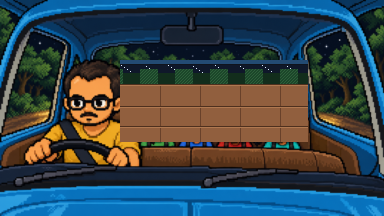
#> input picture scratch/cabin_cleaned.png, 384 x 216 px, found by its file name
$ python draw_students_v3.py
#> lines starting #> are read from the running program, lines starting #| are printed output that depends on the picture
from PIL import Image
import math

W,H=384,216
INK=(12,15,28,255)
SEAT_MID=(145,95,62,255)
SEAT_DARK=(100,62,40,255)
SEAT_LIGHT=(175,118,82,255)
G_FRAME=(22,26,42,255)
G_LENS=(160,215,245,255)

SKIN=dict(
    tavares=(195,135,90,255),fabio=(238,190,148,255),sabia=(232,175,128,255),
    marcos=(118,74,46,255),martins=(245,212,180,255),yasmin=(248,226,212,255),
    pedro=(225,172,128,255),matias=(208,150,106,255),messias=(202,145,100,255))

SHIRT=dict(
    tavares=((32,175,175,255),(20,125,130,255)),
    fabio=((205,48,58,255),(155,32,42,255)),
    sabia=((190,82,148,255),(145,58,115,255)),
    marcos=((45,168,92,255),(30,118,65,255)),
    martins=((98,122,155,255),(72,92,125,255)),
    yasmin=((152,65,188,255),(112,45,145,255)),
    pedro=((215,122,40,255),(168,92,28,255)),
    matias=((45,128,235,255),(30,92,182,255)),
    messias=((198,175,45,255),(152,132,32,255)))

HAIR=dict(
    tavares=((30,20,16,255),(72,48,36,255)),
    fabio=((55,36,22,255),(115,75,48,255)),
    sabia=((40,26,18,255),(85,56,38,255)),
    marcos=((16,14,16,255),(40,34,40,255)),
    martins=((50,36,26,255),(102,76,52,255)),
    yasmin=((12,10,16,255),(35,28,42,255)),
    pedro=((48,30,18,255),(102,65,40,255)),
    matias=((33,24,24,255),(75,58,50,255)),
    messias=((26,18,14,255),(58,42,34,255)))

def disk(img,cx,cy,rx,ry,col):
    p=img.load()
    for dy in range(-ry,ry+1):
        y=cy+dy
        if not(0<=y<H):continue
        frac=dy/max(1,ry)
        rxi=int(rx*(1.0-frac*frac)**0.5+0.5)
        for dx in range(-rxi,rxi+1):
            x=cx+dx
            if 0<=x<W:p[x,y]=col

def rc(img,x,y,w,h,col):
    p=img.load()
    for yy in range(max(0,y),min(H,y+h)):
        for xx in range(max(0,x),min(W,x+w)):p[xx,yy]=col

def pt(img,x,y,col):
    if 0<=x<W and 0<=y<H:img.load()[x,y]=col

def hair_curly(img,cx,cy,rx,ry,d,l):
    disk(img,cx,cy,rx,ry,d)
    for i in range(10):
        a=math.pi+(math.pi/9)*i
        bx=int(cx+(rx-1)*math.cos(a))
        by=int(cy+(ry-1)*math.sin(a))
        disk(img,bx,by,3,3,l)
        disk(img,bx,by,2,2,d)

def hair_afro(img,cx,cy,rx,ry,d,l):
    disk(img,cx,cy-2,rx,ry,d)
    for i in range(8):
        a=math.pi+(math.pi/7)*i
        bx=int(cx+rx*math.cos(a))
        by=int(cy+(ry-1)*math.sin(a))
        disk(img,bx,by,3,3,l)
        disk(img,bx,by,1,1,d)
    for i in range(5):
        bx=cx-6+i*3;by=cy-ry+1
        disk(img,bx,by,3,2,l)
        disk(img,bx,by,2,1,d)

def hair_side(img,cx,cy,rx,ry,d,l):
    disk(img,cx,cy-1,rx,ry,d)
    rc(img,cx-rx,cy-ry,rx+4,5,l)
    rc(img,cx-rx,cy-ry,2,ry+3,d)
    pt(img,cx-rx+2,cy-ry+5,INK)

def hair_bangs(img,cx,cy,rx,ry,d,l):
    disk(img,cx,cy+1,rx,ry,d)
    rc(img,cx-rx,cy-ry+1,rx*2+1,7,d)
    rc(img,cx-rx+2,cy-ry+1,rx*2-3,2,l)
    rc(img,cx-rx,cy-ry+1,rx*2+1,2,d)

def hair_buzz(img,cx,cy,rx,d,l):
    disk(img,cx,cy-1,rx,5,d)
    rc(img,cx-rx+2,cy-4,rx*2-3,2,l)

def hair_cpart(img,cx,cy,rx,ry,d,l):
    disk(img,cx,cy-1,rx,ry,d)
    rc(img,cx-rx+1,cy-ry,rx-2,6,l)
    rc(img,cx+2,cy-ry,rx-2,6,l)
    rc(img,cx-1,cy-ry-1,3,ry+3,d)
    rc(img,cx-rx,cy-1,3,9,d)
    rc(img,cx+rx-2,cy-1,3,9,d)

def face(img,cx,cy,sk,mc=(195,90,85,255)):
    disk(img,cx,cy,8,9,INK)
    disk(img,cx,cy,7,8,sk)
    # eye shadow / depth
    pt(img,cx-3,cy-1,INK)
    pt(img,cx+2,cy-1,INK)
    # eye shine
    pt(img,cx-2,cy-2,(245,245,255,255))
    pt(img,cx+3,cy-2,(245,245,255,255))
    # nose bridge
    pt(img,cx,cy+2,(int(sk[0]*0.85),int(sk[1]*0.85),int(sk[2]*0.85),255))
    # mouth
    rc(img,cx-2,cy+4,5,2,mc)
    pt(img,cx-1,cy+5,(int(mc[0]*0.75),int(mc[1]*0.75),int(mc[2]*0.75),255))
    pt(img,cx+1,cy+5,(int(mc[0]*0.75),int(mc[1]*0.75),int(mc[2]*0.75),255))

def gls(img,cx,cy):
    rc(img,cx-6,cy-2,5,4,G_FRAME)
    rc(img,cx+1,cy-2,5,4,G_FRAME)
    for dx in(-5,-4,-3,2,3,4):
        p=img.load();p[cx+dx,cy-1]=G_LENS
        p[cx+dx,cy]=G_LENS
    pt(img,cx-1,cy-1,G_FRAME)
    pt(img,cx,cy-1,G_FRAME)

def body(img,cx,cy,w,h,sl,sd):
    rc(img,cx-w//2,cy,w,h//2+1,sl)
    rc(img,cx-w//2,cy+h//2,w,h-h//2,sd)
    # collar highlight
    rc(img,cx-w//2+1,cy,w-2,2,(min(255,sl[0]+40),min(255,sl[1]+40),min(255,sl[2]+40),255))

def beard(img,cx,cy):
    b=(20,14,10,255)
    rc(img,cx-4,cy+2,9,3,b)
    rc(img,cx-7,cy,2,7,b)
    rc(img,cx+5,cy,2,7,b)
    rc(img,cx-6,cy+5,13,5,b)
    # mustache gap (lips)
    pt(img,cx-1,cy+3,(int(SKIN['messias'][0]*0.8),int(SKIN['messias'][1]*0.8),int(SKIN['messias'][2]*0.8),255))
    pt(img,cx+1,cy+3,(int(SKIN['messias'][0]*0.8),int(SKIN['messias'][1]*0.8),int(SKIN['messias'][2]*0.8),255))

def hband(img,cx,cy,cm,cl):
    rc(img,cx-9,cy-2,19,4,cm)
    pt(img,cx-5,cy-1,cl);pt(img,cx+3,cy-1,cl);pt(img,cx-1,cy,cl)
    rc(img,cx-10,cy-2,2,5,cm)
    pt(img,cx-10,cy-1,cl);pt(img,cx-10,cy+1,cl)

def earring(img,x,y):
    pt(img,x,y,(252,215,55,255))
    pt(img,x,y+1,(232,190,35,255))
    pt(img,x+1,y+1,(252,215,55,255))

def seat_bg(img):
    for y in range(58,205):
        shade = max(0, min(255, int(SEAT_MID[0] - (y-58)*0.25)))
        shade_g = max(0, min(255, int(SEAT_MID[1] - (y-58)*0.18)))
        shade_b = max(0, min(255, int(SEAT_MID[2] - (y-58)*0.12)))
        rc(img, 120, y, 263, 1, (shade, shade_g, shade_b, 255))
    # Back rest top edge
    rc(img,120,58,263,3,SEAT_DARK)
    # Seat divider (front/back rows)
    rc(img,120,145,263,4,SEAT_DARK)
    rc(img,120,146,263,2,SEAT_LIGHT)

MC=dict(tavares=(195,90,80,255),sabia=(195,88,88,255),marcos=(150,68,55,255),
        martins=(208,92,88,255),yasmin=(215,85,95,255),matias=(185,82,70,255))

def draw(img,cx,cy,nm,sty,wide=False):
    d,l=HAIR[nm];sk=SKIN[nm];sl,sd=SHIRT[nm]
    w=23 if wide else 19
    if sty=='curly':hair_curly(img,cx,cy-10,11,13,d,l)
    elif sty=='curly_tall':hair_curly(img,cx,cy-12,14,16,d,l)
    elif sty=='afro':hair_afro(img,cx,cy-8,10,11,d,l)
    elif sty=='side':hair_side(img,cx,cy-8,9,10,d,l)
    elif sty=='bangs':hair_bangs(img,cx,cy-9,11,12,d,l)
    elif sty=='buzz':hair_buzz(img,cx,cy-8,10,d,l)
    elif sty=='cpart':hair_cpart(img,cx,cy-8,9,9,d,l)
    elif sty=='curly_hband':
        hair_curly(img,cx,cy-10,11,12,d,l)
        hband(img,cx,cy-8,(28,100,238,255),(95,168,255,255))
    mc=MC.get(nm,(195,90,85,255))
    face(img,cx,cy,sk,mc)
    if nm in('fabio','pedro'):gls(img,cx,cy-1)
    if nm=='marcos':
        fd=(88,58,35,255)
        rc(img,cx-10,cy-3,3,8,fd);rc(img,cx+8,cy-3,3,8,fd)
    if nm=='messias':beard(img,cx,cy)
    if nm=='tavares':earring(img,cx-9,cy+1)
    body(img,cx,cy+10,w,18,sl,sd)

def compose():
    img=Image.open('scratch/cabin_cleaned.png').convert('RGBA')
#> img is the input picture: PIL image 384x216 RGBA; mean R, G, B, A 54, 70.2, 77.3, 255
    seat_bg(img)
#> after the loop in seat_bg, `for y in range(58,205):`:
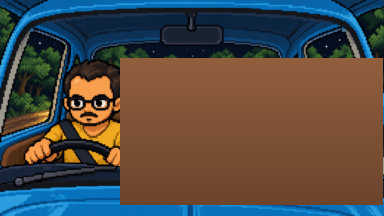
#> img: PIL image 384x216 RGBA; mean R, G, B, A 79.7, 74.5, 69.9, 255
#> in seat_bg, `rc(img,120,145,263,4,SEAT_DARK)`:
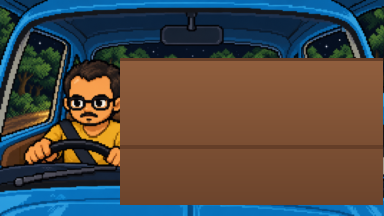
#> img: PIL image 384x216 RGBA; mean R, G, B, A 79, 74, 69.6, 255
    # Back row  (y=88): Tavares | Fabio | Sabia | Marcos | Martins
    draw(img,140,86,'tavares','curly')
    draw(img,178,86,'fabio','cpart')
#> in hair_cpart, `disk(img,cx,cy-1,rx,ry,d)`:
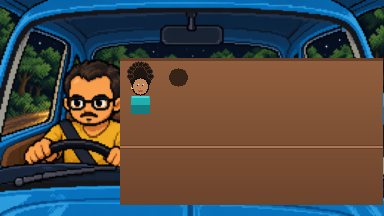
#> img: PIL image 384x216 RGBA; mean R, G, B, A 78.3, 74.2, 70, 255
    draw(img,218,86,'sabia','curly',wide=True)
    draw(img,258,86,'marcos','afro')
    draw(img,298,86,'martins','side')
    # Front row (y=118): Yasmin | Pedro | Matias | Messias
    draw(img,148,116,'yasmin','bangs')
    draw(img,194,116,'pedro','curly_tall')
    draw(img,238,116,'matias','curly_hband')
    draw(img,282,116,'messias','buzz')
    # Window pillar shadows
    rc(img,118,58,3,100,(30,48,62,255))
    rc(img,382,58,2,100,(30,48,62,255))
    preview=img.resize((768,432),Image.Resampling.NEAREST)
    preview.save('scratch/cabin_v2_preview.png')
    export=img.resize((1672,941),Image.Resampling.NEAREST)
    export.save('Assets/Resources/Varginha/TravelPixel/CabinStudents.png')
    print('Done!')

compose()

$ run again, with scratch/CabinStudents_candidate.png copied over scratch/cabin_cleaned.png
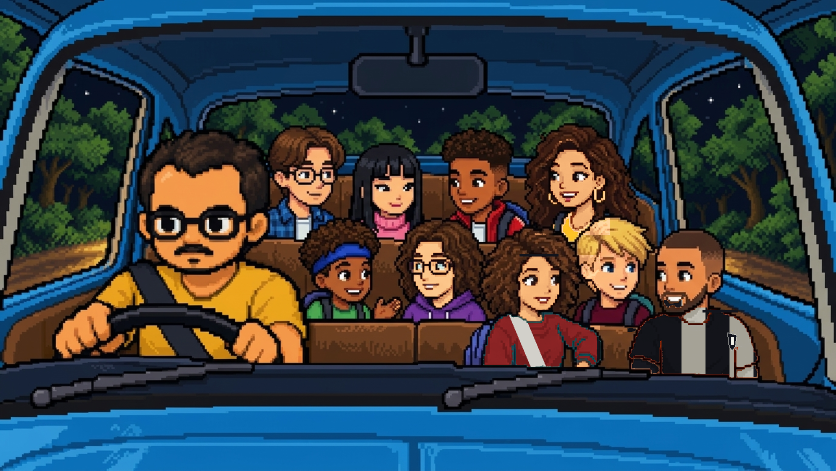
#> input picture scratch/CabinStudents_candidate.png, 1672 x 941 px, found by its file name (shown at 1/2 size)
#> in compose, img is the input picture: PIL image 1672x941 RGBA; mean R, G, B, A 53.2, 66, 74.6, 255
#> after the loop in seat_bg, `for y in range(58,205):`:
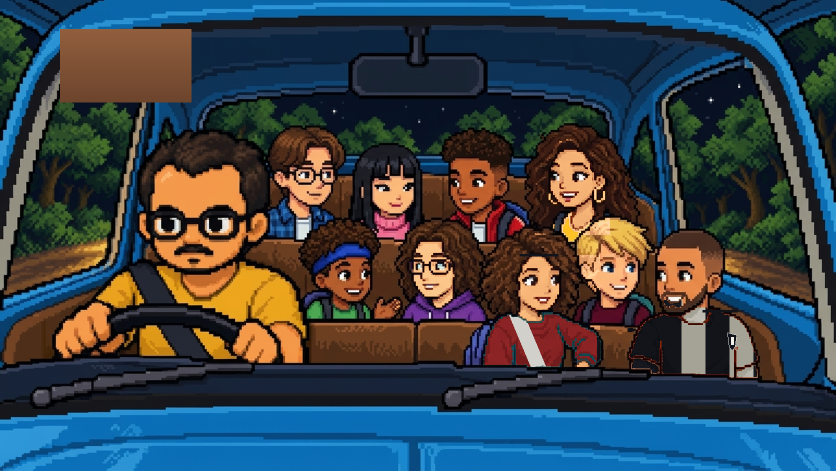
#> img: PIL image 1672x941 RGBA (shown at 1/2 size); mean R, G, B, A 55.9, 66.9, 74.1, 255
